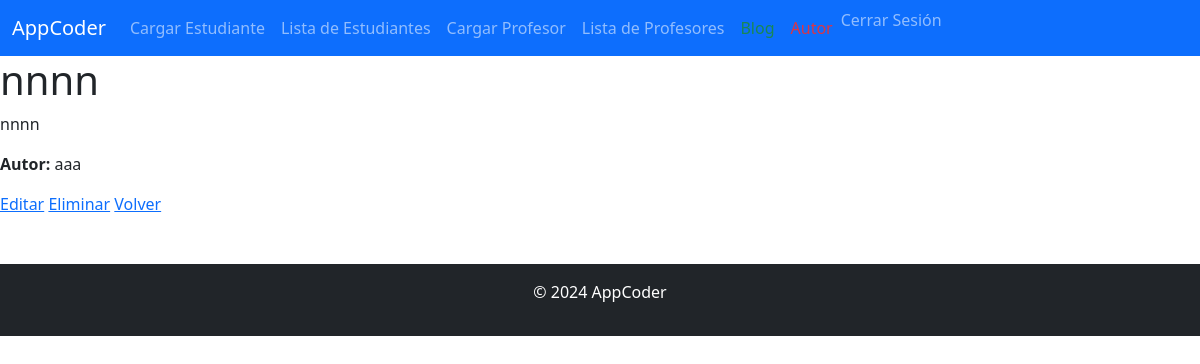
The app's page /blog/1/ (signed in), older data.
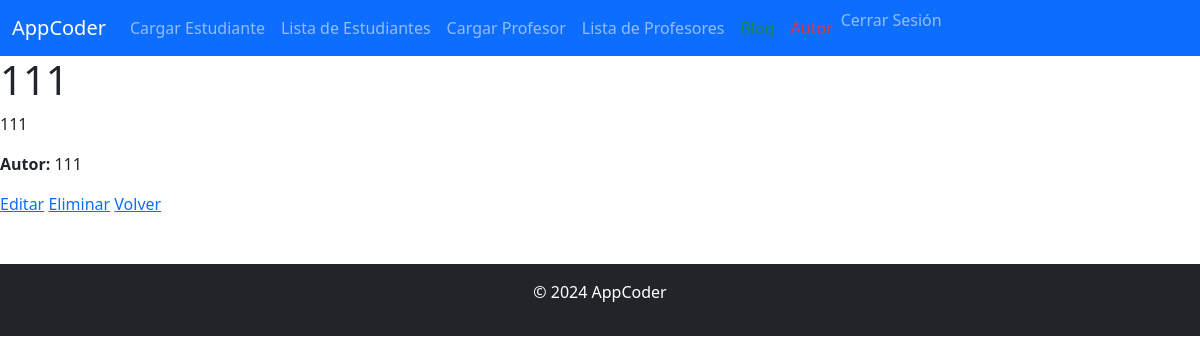
The same page, newer data.
### AppBlog/models.py (models this page shows, shortened)
class Post(models.Model):
    title = models.CharField(max_length=200)
    content = models.TextField()
    author = models.CharField(max_length=100)
    created_at = models.DateTimeField(auto_now_add=True)

### AppBlog/views.py (the view)
# urls.py: path('<int:pk>/', PostDetailView.as_view(), name='post_detail'),
class PostDetailView(LoginRequiredMixin, DetailView ):
    model = Post
    template_name = 'AppBlog/post_detail.html'

### AppBlog/templates/AppBlog/post_detail.html (shortened to what this page needs)
{% extends "AppCoder/index.html" %}
{% load static %}
{% block cuerpo %}
    <h1>{{ object.title }}</h1>
    <p>{{ object.content }}</p>
    <p><strong>Autor:</strong> {{ object.author }}</p>
    <a href="{% url 'post_update' object.pk %}">Editar</a>
    <a href="{% url 'post_delete' object.pk %}">Eliminar</a>
    <a href="{% url 'post_list' %}">Volver</a>
{% endblock %}

Row changes from the older to the newer data that the page shows:
changed Post: title "nnnn" → "111"; content "nnnn" → "111"; author "aaa" → "111"
